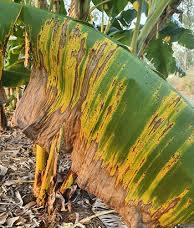
#> input picture leaf.jpg, 194 x 228 px
$ python guard.py
#> lines starting #> are read from the running program, lines starting #| are printed output that depends on the picture; after the words box and inside, x2 and y2 are one past the last pixel; in counts of white or black regions, pixels touching at a corner belong together
import cv2
import numpy as np
from datetime import datetime
import os

now = datetime.now()
date_str = now.strftime("%Y-%m-%d %H:%M")
img = cv2.imread("leaf.jpg")
#> img is the input picture: shape (228, 194, 3); mean B, G, R 69.8, 125.3, 137

if img is not None:
    hsv = cv2.cvtColor(img, cv2.COLOR_BGR2HSV)
#> hsv: shape (228, 194, 3); mean H, S, V 28.2, 138.6, 144.3
    mask = cv2.inRange(hsv, (36, 25, 25), (86, 255, 255))
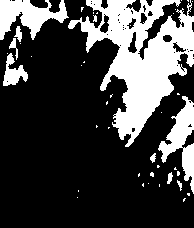
#> mask: shape (228, 194); 26.1% white; 42 white regions (32 under 20 px), largest, box (x1, y1, x2, y2) and area: (68, 0, 194, 147) 7909, (0, 0, 69, 40) 1451, (158, 96, 194, 194) 1378
    green_val = (cv2.countNonZero(mask) / (img.size / 3)) * 100
#> green_val = 26.1
    status = "CRITICAL" if green_val < 30 else "WARNING" if green_val < 75 else "HEALTHY"
#> status = 'CRITICAL'

    # ARCHIVE LOGGING
    with open("farm_log.csv", "a") as f:
        f.write(f"{date_str}, {green_val:.2f}%, {status}\n")

    # GALLERY EXPORT
    time_stamp = now.strftime("%I-%M%p")
    fname = f"AgriGuard_{status}_{time_stamp}.jpg"
#> fname = 'AgriGuard_CRITICAL_10-50PM.jpg'
    cv2.imwrite(fname, mask)
    os.system(f"cp {fname} /sdcard/Download/")

    print(f"--- LOGGED TO FARM_LOG.CSV ---")
    print(f"Health: {green_val:.1f}% | Status: {status}")
#| Health: 26.1% | Status: CRITICAL
    print(f"✅ Data Archived in CSV.")
else:
    print("❌ Error: leaf.jpg missing")
